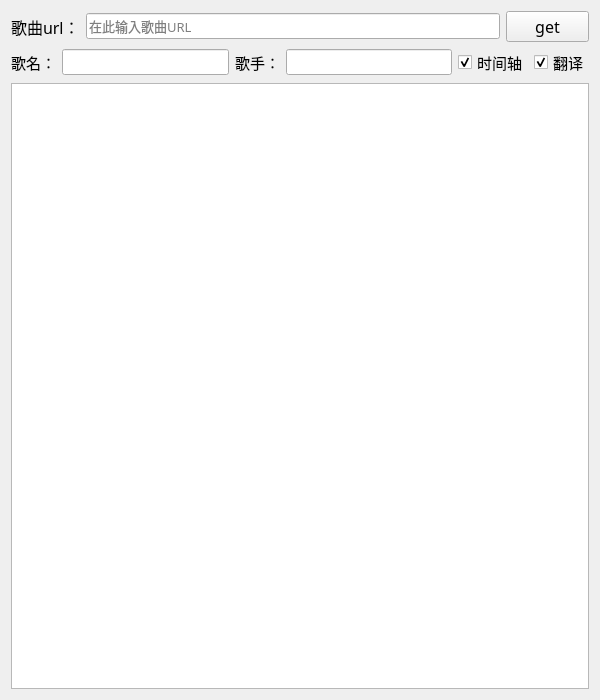
<?xml version="1.0" encoding="UTF-8"?>
<ui version="4.0">
 <class>MainWindow</class>
 <widget class="QMainWindow" name="MainWindow">
  <property name="geometry">
   <rect>
    <x>0</x>
    <y>0</y>
    <width>600</width>
    <height>700</height>
   </rect>
  </property>
  <property name="minimumSize">
   <size>
    <width>600</width>
    <height>700</height>
   </size>
  </property>
  <property name="maximumSize">
   <size>
    <width>600</width>
    <height>700</height>
   </size>
  </property>
  <property name="baseSize">
   <size>
    <width>450</width>
    <height>0</height>
   </size>
  </property>
  <property name="windowTitle">
   <string>歌词下载器</string>
  </property>
  <widget class="QWidget" name="centralWidget">
   <layout class="QVBoxLayout" name="verticalLayout">
    <item>
     <layout class="QVBoxLayout" name="mainLayout">
      <item>
       <layout class="QHBoxLayout" name="layoulayou_1" stretch="0,5,1">
        <item>
         <widget class="QLabel" name="songUrlLabel">
          <property name="font">
           <font>
            <family>微软雅黑</family>
            <pointsize>12</pointsize>
           </font>
          </property>
          <property name="text">
           <string>歌曲url：</string>
          </property>
         </widget>
        </item>
        <item>
         <widget class="QLineEdit" name="songUrlEdit">
          <property name="font">
           <font>
            <family>微软雅黑</family>
            <pointsize>10</pointsize>
           </font>
          </property>
          <property name="text">
           <string/>
          </property>
          <property name="placeholderText">
           <string>在此输入歌曲URL</string>
          </property>
         </widget>
        </item>
        <item>
         <widget class="QPushButton" name="pushButton">
          <property name="font">
           <font>
            <family>Monaco</family>
            <pointsize>12</pointsize>
           </font>
          </property>
          <property name="text">
           <string>get</string>
          </property>
          <property name="shortcut">
           <string>Return</string>
          </property>
         </widget>
        </item>
       </layout>
      </item>
      <item>
       <layout class="QHBoxLayout" name="horizontalLayout">
        <item>
         <widget class="QLabel" name="songNameLabel">
          <property name="font">
           <font>
            <family>微软雅黑</family>
            <pointsize>11</pointsize>
           </font>
          </property>
          <property name="text">
           <string>歌名：</string>
          </property>
         </widget>
        </item>
        <item>
         <widget class="QLineEdit" name="songNameEdit">
          <property name="minimumSize">
           <size>
            <width>0</width>
            <height>0</height>
           </size>
          </property>
          <property name="font">
           <font>
            <family>微软雅黑</family>
            <pointsize>10</pointsize>
           </font>
          </property>
          <property name="text">
           <string/>
          </property>
          <property name="readOnly">
           <bool>false</bool>
          </property>
         </widget>
        </item>
        <item>
         <widget class="QLabel" name="singerLabel">
          <property name="font">
           <font>
            <family>微软雅黑</family>
            <pointsize>11</pointsize>
           </font>
          </property>
          <property name="text">
           <string>歌手：</string>
          </property>
         </widget>
        </item>
        <item>
         <widget class="QLineEdit" name="singerEdit">
          <property name="font">
           <font>
            <family>微软雅黑</family>
            <pointsize>10</pointsize>
           </font>
          </property>
          <property name="text">
           <string/>
          </property>
          <property name="readOnly">
           <bool>false</bool>
          </property>
         </widget>
        </item>
        <item>
         <widget class="QCheckBox" name="timeCheck">
          <property name="font">
           <font>
            <family>微软雅黑</family>
            <pointsize>11</pointsize>
           </font>
          </property>
          <property name="text">
           <string>时间轴</string>
          </property>
          <property name="checked">
           <bool>true</bool>
          </property>
         </widget>
        </item>
        <item>
         <widget class="QCheckBox" name="transCheck">
          <property name="font">
           <font>
            <family>微软雅黑</family>
            <pointsize>11</pointsize>
           </font>
          </property>
          <property name="text">
           <string>翻译</string>
          </property>
          <property name="checked">
           <bool>true</bool>
          </property>
         </widget>
        </item>
       </layout>
      </item>
      <item>
       <widget class="QTextEdit" name="Lrc">
        <property name="minimumSize">
         <size>
          <width>0</width>
          <height>520</height>
         </size>
        </property>
        <property name="font">
         <font>
          <family>微软雅黑</family>
          <pointsize>10</pointsize>
         </font>
        </property>
        <property name="frameShape">
         <enum>QFrame::StyledPanel</enum>
        </property>
        <property name="html">
         <string>&lt;!DOCTYPE HTML PUBLIC &quot;-//W3C//DTD HTML 4.0//EN&quot; &quot;http://www.w3.org/TR/REC-html40/strict.dtd&quot;&gt;
&lt;html&gt;&lt;head&gt;&lt;meta name=&quot;qrichtext&quot; content=&quot;1&quot; /&gt;&lt;style type=&quot;text/css&quot;&gt;
p, li { white-space: pre-wrap; }
&lt;/style&gt;&lt;/head&gt;&lt;body style=&quot; font-family:'微软雅黑'; font-size:10pt; font-weight:400; font-style:normal;&quot;&gt;
&lt;p style=&quot;-qt-paragraph-type:empty; margin-top:0px; margin-bottom:0px; margin-left:0px; margin-right:0px; -qt-block-indent:0; text-indent:0px; font-family:'SimSun'; font-size:9pt;&quot;&gt;&lt;br /&gt;&lt;/p&gt;&lt;/body&gt;&lt;/html&gt;</string>
        </property>
       </widget>
      </item>
     </layout>
    </item>
   </layout>
  </widget>
 </widget>
 <layoutdefault spacing="6" margin="11"/>
 <resources/>
 <connections/>
</ui>
